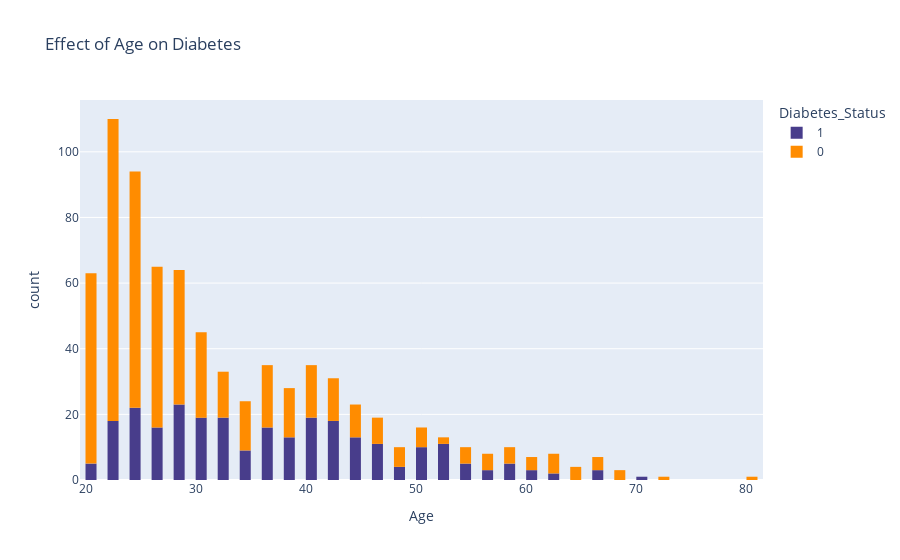

Notebook code for this chart:
### Markdown cell above
Pregnancies has very less correlation with diabetes status

### Code cell
age = px.histogram(diabetes_df, x = 'Age', color = 'Diabetes_Status' ,color_discrete_sequence=['darkslateblue', 'darkorange'], title = 'Effect of Age on Diabetes')
age.update_layout(bargap = 0.5)

### Figure 1 — Plotly figure (JSON) as saved in the notebook; plotly's stock layout.template omitted (floating-point values rounded to 4 significant figures; data arrays with more than 128 entries replaced by an {"elided": "..."} marker saying what was removed)
{"data": [{"alignmentgroup": "True", "bingroup": "x", "hovertemplate": "Diabetes_Status=1<br>Age=%{x}<br>count=%{y}<extra></extra>", "legendgroup": "1", "marker": {"color": "darkslateblue", "pattern": {"shape": ""}}, "name": "1", "offsetgroup": "1", "orientation": "v", "showlegend": true, "type": "histogram", "x": {"elided": "268 int values"}, "xaxis": "x", "yaxis": "y"}, {"alignmentgroup": "True", "bingroup": "x", "hovertemplate": "Diabetes_Status=0<br>Age=%{x}<br>count=%{y}<extra></extra>", "legendgroup": "0", "marker": {"color": "darkorange", "pattern": {"shape": ""}}, "name": "0", "offsetgroup": "0", "orientation": "v", "showlegend": true, "type": "histogram", "x": {"elided": "500 int values"}, "xaxis": "x", "yaxis": "y"}], "layout": {"bargap": 0.5, "barmode": "relative", "legend": {"title": {"text": "Diabetes_Status"}, "tracegroupgap": 0}, "title": {"text": "Effect of Age on Diabetes"}, "xaxis": {"anchor": "y", "domain": [0, 1], "title": {"text": "Age"}}, "yaxis": {"anchor": "x", "domain": [0, 1], "title": {"text": "count"}}}}
